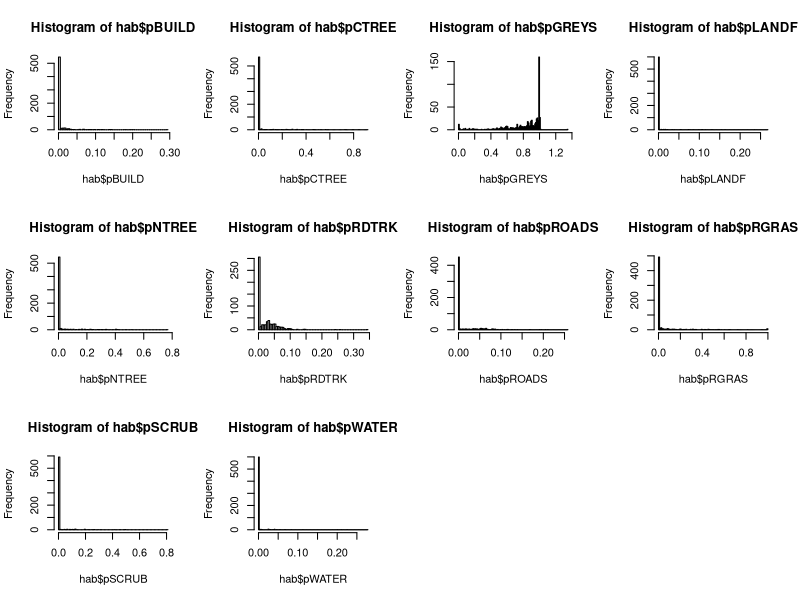
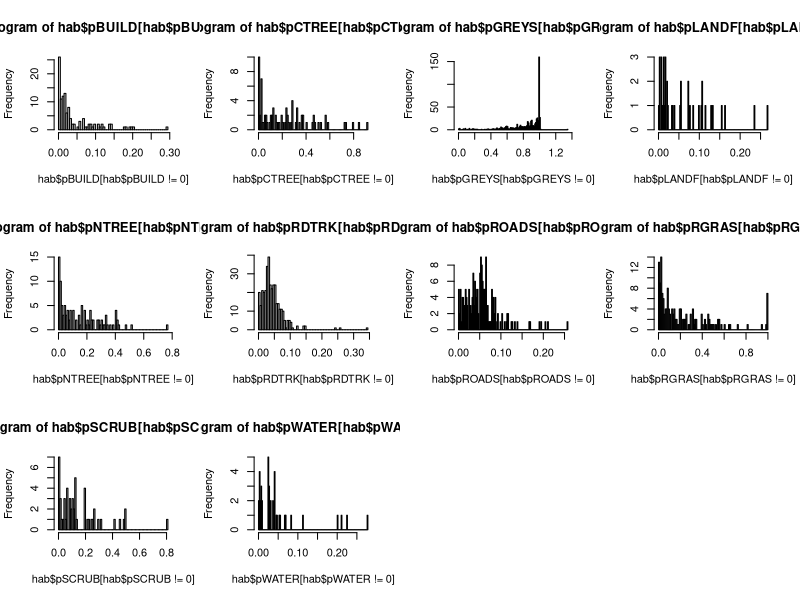
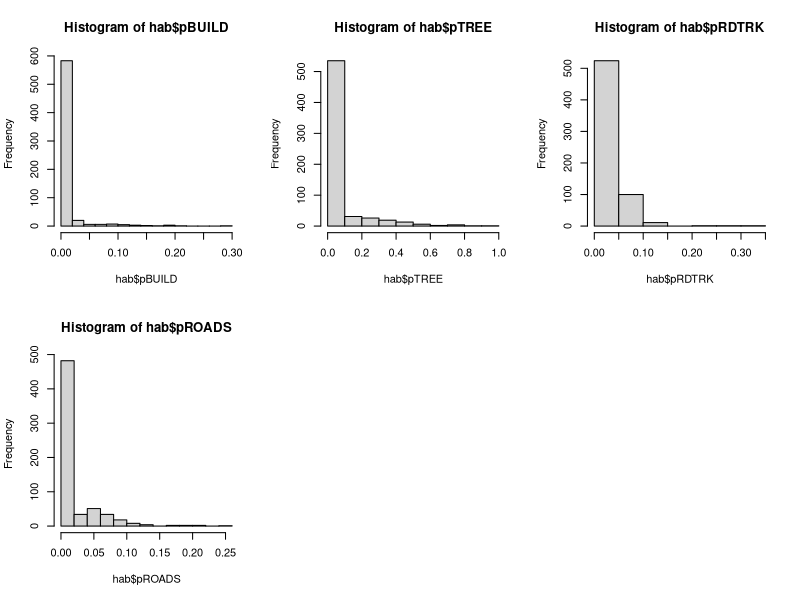

These figures' R source, in order: (Note: this script raises an error after producing the figures.)
###
###
### ANALYSE HABITAT DATA PER TRANSECT SECTION
###
### 

rm(list=ls())
hab <- read.csv('data/TRANSECT SECTION HABITAT DATA 2013 and 2014 MASTER.csv',header=T)

### First express all m2 habitat cover to proportions:
hab$pBUILD <- hab$BUILD/hab$AREA_M2
hab$pCTREE <- hab$CTREE/hab$AREA_M2
hab$pGREYS <- hab$GREYS/hab$AREA_M2
hab$pLANDF <- hab$LANDF/hab$AREA_M2
hab$pNTREE <- hab$NTREE/hab$AREA_M2
hab$pRDTRK <- hab$RDTRK/hab$AREA_M2
hab$pROADS <- hab$ROADS/hab$AREA_M2
hab$pRGRAS <- hab$RGRAS/hab$AREA_M2
hab$pSCRUB <- hab$SCRUB/hab$AREA_M2
hab$pWATER <- hab$WATER/hab$AREA_M2

### Second, can I 'weed out' some habitat cover classifiers on the basis of too
###  little information content?

# Visualise individual land cover data:
par(mfrow=c(3,4))
hist(hab$pBUILD, breaks=100)
hist(hab$pCTREE, breaks=100)
hist(hab$pGREYS, breaks=100)
hist(hab$pLANDF, breaks=100)
hist(hab$pNTREE, breaks=100)
hist(hab$pRDTRK, breaks=100)
hist(hab$pROADS, breaks=100)
hist(hab$pRGRAS, breaks=100)
hist(hab$pSCRUB, breaks=100)
hist(hab$pWATER, breaks=100)

# Visualise same as above but w/o the zero's:
par(mfrow=c(3,4))
hist(hab$pBUILD[hab$pBUILD!=0], breaks=100)
hist(hab$pCTREE[hab$pCTREE!=0], breaks=100)
hist(hab$pGREYS[hab$pGREYS!=0], breaks=100)
hist(hab$pLANDF[hab$pLANDF!=0], breaks=100)
hist(hab$pNTREE[hab$pNTREE!=0], breaks=100)
hist(hab$pRDTRK[hab$pRDTRK!=0], breaks=100)
hist(hab$pROADS[hab$pROADS!=0], breaks=100)
hist(hab$pRGRAS[hab$pRGRAS!=0], breaks=100)
hist(hab$pSCRUB[hab$pSCRUB!=0], breaks=100)
hist(hab$pWATER[hab$pWATER!=0], breaks=100)

# Percentage of zero's for each of the above classifiers:
round(sum(hab$pBUILD!=0)/length(hab$pBUILD),3)
round(sum(hab$pCTREE!=0)/length(hab$pCTREE),3)
round(sum(hab$pGREYS!=0)/length(hab$pGREYS),3)
round(sum(hab$pLANDF!=0)/length(hab$pLANDF),3)
round(sum(hab$pNTREE!=0)/length(hab$pNTREE),3)
round(sum(hab$pRDTRK!=0)/length(hab$pRDTRK),3)
round(sum(hab$pROADS!=0)/length(hab$pROADS),3)
round(sum(hab$pRGRAS!=0)/length(hab$pRGRAS),3)
round(sum(hab$pSCRUB!=0)/length(hab$pSCRUB),3)
round(sum(hab$pWATER!=0)/length(hab$pWATER),3)

### So, the following conclusions:
### 1. pGREYS is pointless to include as it is a 'remaining' classifier and therefore
###     is not infortmative on habitat type.
### 2. pLANDF is also not really informative, and is non-zero in only 6.3% of cases.
### 3. pSCRUB and pWATER also occur in <10% of cases, and are therefore of limited value.
###
### 4.This leaves us with proportional cover variables pBUILD, pCTREE, pNTREE, pRDTRK, pROADS and pRGRAS.
###
### 5. For simplicity, will only consider total extent of tree cover, pTREE = pCTREE+pNTREE

hab$pTREE <- hab$pCTREE+hab$pNTREE

### 6. This leaves us with pBUILD, pTREE, pRDTRK, pROADS, and pGRAS.
par(mfrow=c(2,3))
hist(hab$pBUILD)
hist(hab$pTREE)
hist(hab$pRDTRK)
hist(hab$pROADS)
hist(hab$pGRAS)


### Now what about line length (LLENG)?

# First express this as a measure of 'edge density' by dividing by the total area.
#  (i.e. now in m/m2)

hab$EDGED <- hab$LLENG/hab$AREA_M2
par(mfrow=c(1,1))
# Visualise:
hist(hab$EDGED, breaks=100)


### Finally check and visualise the distance-to variables:
par(mfrow=c(2,2))
hist(hab$D_LIN, breaks=100)
hist(hab$D_BUI, breaks=100)
hist(hab$D_WAT, breaks=100)
hist(hab$D_TRE, breaks=100)

### Prepare data for PCA no. 1:
hab2 <- subset(hab, select=c('pBUILD','pTREE','pRDTRK',
                             'pROADS','pRGRAS','EDGED',
                             'D_LIN','D_BUI','D_WAT','D_TRE'))

### Check out some of the correlations in this subset of hab variables:
library(corrplot)
corrplot(hab2, type='upper')

### Run PCA:
hab_pca1 <- prcomp(hab2, scale=T, center=T)
summary(hab_pca1)
hab_pca_scores1 <- round(hab_pca1$rotation[,1:4],3)
hab_pca_scores1
# Interpretation of PC1-4:
# PC1:
#  More roads/tracks cover
#  Higher edge density
#  More roadside cover
#  Shorter distance to linear features
#  Shorter distance to buildings
#  == "Edgey habitat with roads, but close to buildings"
#
# PC2 (its inverse!):
#  Higher tree cover
#  Shorter distance from water
#  Shorter distance from trees
#  More rough grassland
# == "Wet woodlands with some rough grassland cover"
#
# PC3:
#  Fewer buildings
#  More roadside cover
#  Longer distance from buildings
#  More road/track cover
# == Isolated roads with few surrounding features, relatively open habitat
#
# PC4 (its inverse):
#  Higher tree cover
#  Less rough grassland
#  Longer distance from water
# == Dry woodlands

### Add first PCA scores to dataset:
hab <- cbind(hab, hab_pca1$x[,1:4])
names(hab)[(ncol(hab)-3):ncol(hab)] <- paste(names(hab)[(ncol(hab)-3):ncol(hab)],'a',sep='')
# These are now scores PC1a-PC4a.

### Prepare data for PCA no. 2:
hab3 <- subset(hab, select=c('EDGED','D_LIN','D_BUI','D_WAT','D_TRE'))
### Have a look at the correlation within this subset of habitat data:
cm_hab3 <- cor(hab3)
corrplot(cm_hab3, method='circle')
hab_pca2 <- prcomp(hab3, scale=T, center=T)
summary(hab_pca2)
hab_pca_scores2 <- round(hab_pca2$rotation[,1:4],3)
hab_pca_scores2
# Interpretation of PC1-4:
# PC1:
#  Higher edge density
#  Shorter distance to linear features
#  Shorter distance to buildings
#  Shorter distance to trees
# == 'Structurally complex habitat close to buildings and trees'
#
# PC2:
#  Longer distance to buildings
#  Shorter distance to water
#  Shorter distance to trees
# == 'Wet habitat near trees'
#
# PC3:
#  Shorter distance to linear features
#  Longer distance to buildings
#  Longer distance to trees
# == 'Habitat with linear features but away from buildings or trees' (i.e. roads)  
#
# PC4 (inverse):
#  Longer distance to buildings
#  Longer distance to water
#  Shorter distance to trees
#  Longer distance to linear features
# == 'Dry habitat near trees'


### Prepare hab data for export to bat data:
hab_exp <- hab[,c(row.names(hab_pca1$rotation),"PC1a","PC2a","PC3a",'PC4a','AREA_M2')]
hab_exp <- data.frame(id=paste(hab$SITE,hab$TRANSECT,hab$SECTION,sep='-'), hab_exp)
write.csv(hab_exp, 'data/TRANSECT SECTION HABITAT DATA 2013 and 2014 PROCESSED.csv', row.names=F)
